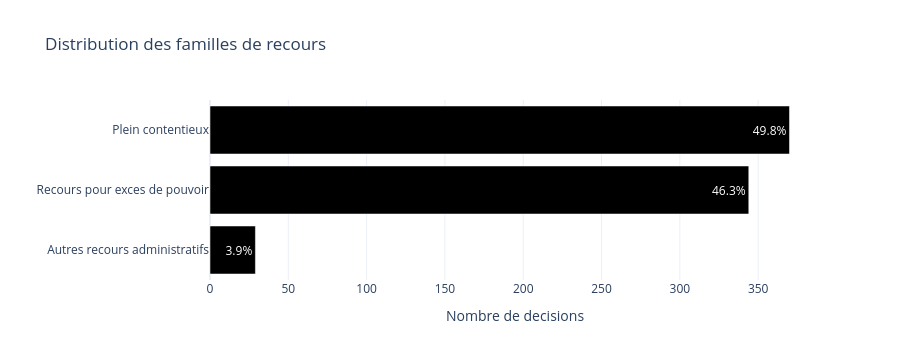

Notebook code cell kept with this figure:
### Code cell
fig = px.bar(
    category_counts.sort_values('count'),
    x='count',
    y='categorie_lisible',
    orientation='h',
    text='share_pct',
    title='Distribution des familles de recours',
)
fig.update_traces(texttemplate='%{text}%')
fig.update_layout(template='plotly_white', height=360, xaxis_title='Nombre de decisions', yaxis_title='')
fig.show()

### Figure 1 — Plotly figure (JSON) as saved in the notebook; plotly's stock layout.template omitted (floating-point values rounded to 4 significant figures)
{"data": [{"hovertemplate": "count=%{x}<br>categorie_lisible=%{y}<br>share_pct=%{text}<extra></extra>", "legendgroup": "", "marker": {"color": "#000001", "pattern": {"shape": ""}}, "name": "", "orientation": "h", "showlegend": false, "text": [3.9, 46.3, 49.8], "textposition": "auto", "texttemplate": "%{text}%", "type": "bar", "x": [29, 344, 370], "xaxis": "x", "y": ["Autres recours administratifs", "Recours pour exces de pouvoir", "Plein contentieux"], "yaxis": "y"}], "layout": {"barmode": "relative", "height": 360, "legend": {"tracegroupgap": 0}, "title": {"text": "Distribution des familles de recours"}, "xaxis": {"anchor": "y", "domain": [0, 1], "title": {"text": "Nombre de decisions"}}, "yaxis": {"anchor": "x", "domain": [0, 1], "title": {"text": ""}}}}
